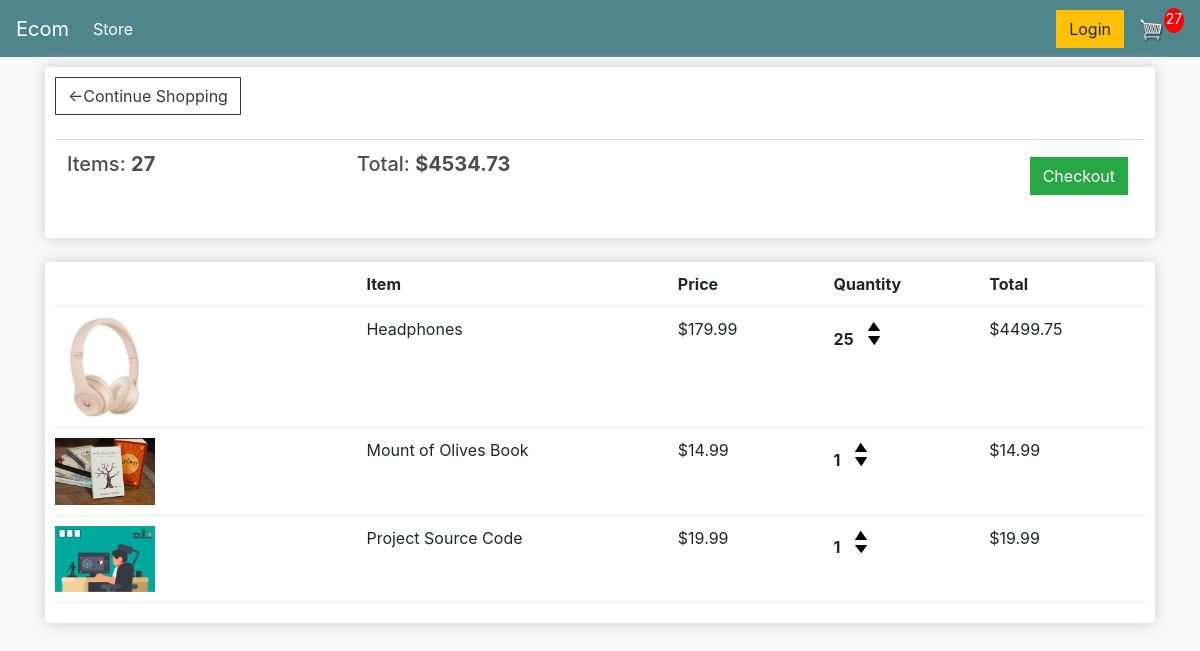
The app's page /cart/ (signed in) with its own data.
### store/models.py (models this page shows, shortened)
class Order(models.Model):
    customer = models.ForeignKey(Customer, on_delete=models.SET_NULL, blank=True, null=True)
    date_order = models.DateTimeField(auto_now_add=True)
    complete = models.BooleanField(default=False, null=True, blank=False)
    transaction_id = models.CharField(max_length=200, null=True)
    @property
    def get_cart_total(self):
        orderitems = self.orderitem_set.all()
        total = sum([item.get_total for item in orderitems])
        return total
    @property
    def get_cart_items(self):
        orderitems = self.orderitem_set.all()
        total = sum([item.quantity for item in orderitems])
        return total

class OrderItem(models.Model):
    product = models.ForeignKey(Product, on_delete=models.SET_NULL, blank=True, null=True)
    order = models.ForeignKey(Order, on_delete=models.SET_NULL, blank=True, null=True)
    quantity = models.IntegerField(default=0, null=True, blank=True)
    date_added = models.DateTimeField(auto_now_add=True)
    @property
    def get_total(self):
        total = self.product.price * self.quantity
        return total

class Product(models.Model):
    name = models.CharField(max_length=200, null=True)
    price = models.DecimalField(max_digits=7, decimal_places=2)
    digital = models.BooleanField(default=False, null=True, blank=False)
    image = models.ImageField(null=True, blank=True)
    @property
    def imageURL(self):
        try:
            url = self.image.url
        except:
            url = ''
        return url

### store/views.py (the view)
# urls.py: path('cart/', views.cart, name='cart'),
def cart(request):
    data = cartData(request)
    cartItems = data['cartItems']
    order = data['order']
    items = data['items']
    context = {'items': items, 'order': order, 'cartItems': cartItems}
    return render(request, 'store/cart.html', context)

### store/utils.py (called while the page is built)
def cartData(request):
    if request.user.is_authenticated:
        customer = request.user.customer
        order, created = Order.objects.get_or_create(customer=customer, complete=False)
        items = order.orderitem_set.all()
        cartItems = order.get_cart_items
    else:
        cookieData = cookieCart(request)
        cartItems = cookieData['cartItems']
        order = cookieData['order']
        items = cookieData['items']
    return {'cartItems': cartItems, 'order': order, 'items': items}

### store/templates/store/cart.html
{% extends 'store/main.html' %}
{% load static %}
{%block content%}
<div class="row">
    <div class="col-lg-12">
        <div class="box-element">
            <a class="btn btn-outline-dark" href="{%url 'store'%}">&#x2190;Continue Shopping</a>
            <br>
            <br>
            <table class="table">
                <tr>
                    <th><h5>Items: <strong>{{order.get_cart_items}}</strong></h5></th>
                    <th><h5>Total: <strong>${{order.get_cart_total|floatformat:2}}</strong></h5></th>
                    <th>
                        <a style='float:right; margin:5px' class="btn btn-success" href="{% url 'checkout' %}">Checkout</a>
                    </th>
                </tr>
            </table>
        </div>
        <br>
        <div class="box-element">
            <div class="cart-row">
                <div style="flex:2"></div>
                <div style="flex:2"><strong>Item</strong></div>
                <div style="flex:1"><strong>Price</strong></div>
                <div style="flex:1"><strong>Quantity</strong></div>
                <div style="flex:1"><strong>Total</strong></div>
            </div>
        {% for item in items %}
        <div class="cart-row">
            <div style="flex:2"><img class="row-image" src="{{ item.product.imageURL }}"></div>
            <div style="flex:2">{{item.product.name}}</div>
            <div style="flex:1">${{item.product.price|floatformat:2}}</div>
                <div style="flex:1">
                    <p class="quantity">{{item.quantity}}</p>
                    <div class="quantity">
                        <img data-product="{{item.product.id}}" data-action="add" class="chg-quantity update-cart" src="{% static 'images/arrow-up.png'%}">
                        <img data-product="{{item.product.id}}" data-action="remove" class="chg-quantity update-cart" src="{% static 'images/arrow-down.png'%}">
                    </div>
                </div>
            <div style="flex:1">${{item.get_total|floatformat:2}}</div>
        </div>
            {%endfor%}
    </div>
    </div>
</div>
{%endblock%}

### static/css/main.css (style rules this page uses)
body { background-color: hsl(0, 0%, 98%); }
h1,h2,h3,h4,h5,h6 { color:hsl(0, 0%, 30%); }
.box-element { box-shadow:hsl(0, 0%, 80%) 0 0 16px; background-color: #fff; border-radius: 4px; padding: 10px; }
.col-lg-4, .col-lg-6, .col-lg-8, .col-lg-12 { margin-top: 10px; }
.btn { border-radius: 0; }
.row-image { width: 100px; }
.cart-row { display: flex; align-items: flex-stretch; padding-bottom: 10px; margin-bottom: 10px; border-bottom: 1px solid #ececec; }
.quantity { display: inline-block; font-weight: 700; padding-right:10px; }
.chg-quantity { width: 12px; cursor: pointer; display: block; margin-top: 5px; transition:.1s; }

### records on screen
Order: get_cart_items "27", get_cart_total "4534.73"
OrderItem: product.imageURL (picture), product.name "Headphones", product.price "179.99", quantity "25", get_total "4499.75"
OrderItem: product.imageURL (picture), product.name "Mount of Olives Book", product.price "14.99", quantity "1", get_total "14.99"
OrderItem: product.imageURL (picture), product.name "Project Source Code", product.price "19.99", quantity "1", get_total "19.99"

### other values on screen
{{ cartItems }} "27"
